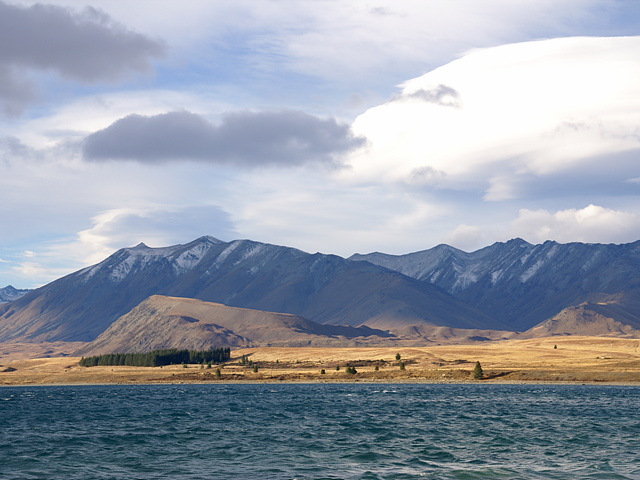
#> input picture ch.08 영상의 기하학적 변환/tekapo.bmp, 640 x 480 px
$ python threshold.py '../ch.08 영상의 기하학적 변환/tekapo.bmp'
#> lines starting #> are read from the running program, lines starting #| are printed output that depends on the picture; after the words box and inside, x2 and y2 are one past the last pixel; in counts of white or black regions, pixels touching at a corner belong together
import sys
import numpy as np
import cv2


def on_threshold(pos):
    _, dst = cv2.threshold(src, pos, 255, cv2.THRESH_BINARY)
    cv2.imshow('dst', dst)


filename = 'neutrophils.png'
if len(sys.argv) > 1:
    filename = sys.argv[1]

src = cv2.imread(filename, cv2.IMREAD_GRAYSCALE)
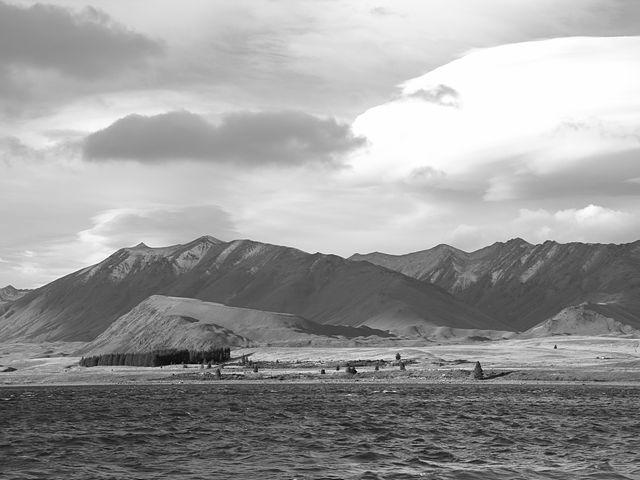
#> src: shape (480, 640); min 0, max 254, mean 156.5

if src is None:
    print('Image load failed!')
    sys.exit()

cv2.imshow('src', src)

cv2.namedWindow('dst')
cv2.createTrackbar('Threshold', 'dst', 0, 255, on_threshold)
#> slider 'Threshold' is set to 85
cv2.setTrackbarPos('Threshold', 'dst', 128)

cv2.waitKey(0)
#> in on_threshold, `_, dst = cv2.threshold(src, pos, 255, cv2.THRESH_BINARY)`:
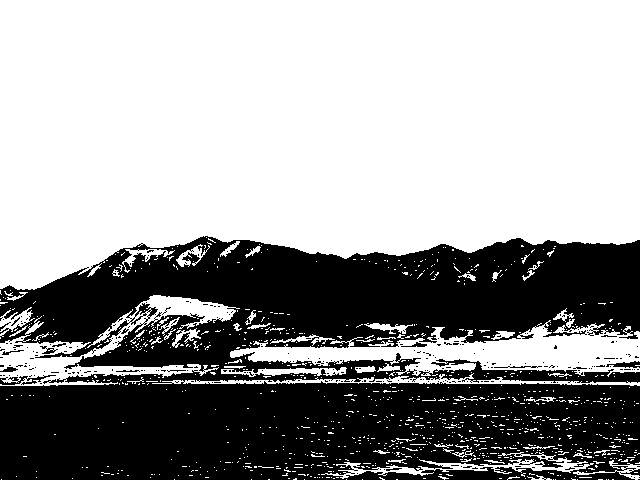
#> dst: shape (480, 640); 61.5% white; 270 black regions (256 under 20 px), largest, box (x1, y1, x2, y2) and area: (0, 236, 640, 480) 116883, (0, 375, 56, 385) 210, (606, 361, 640, 368) 132
